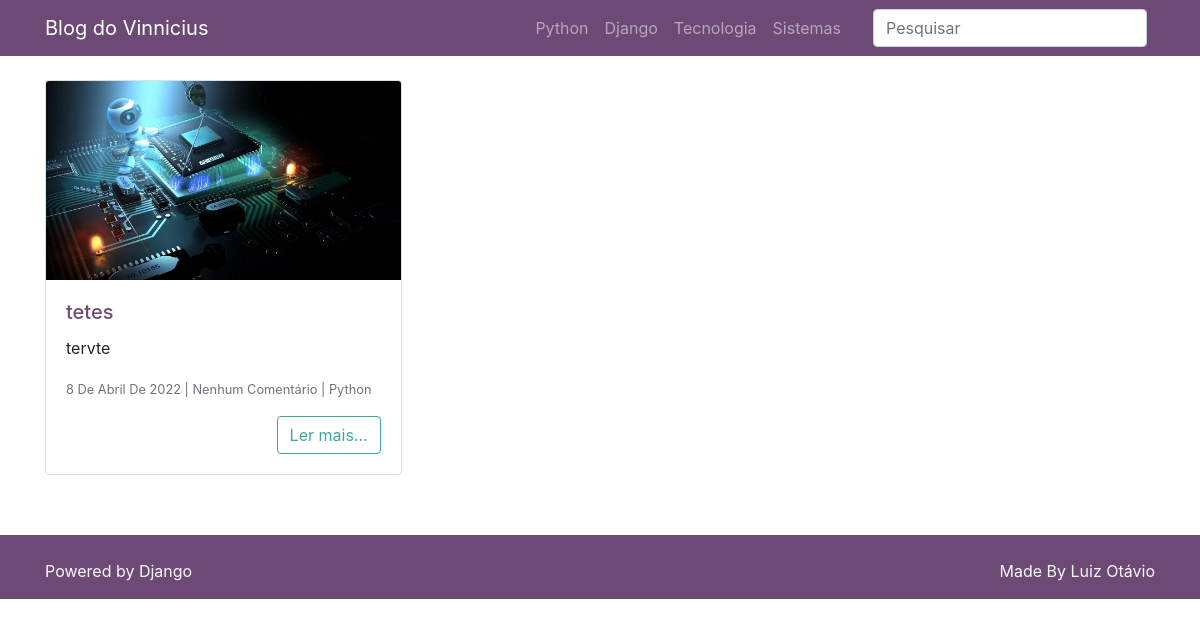
The page /categoria/python on the database its author committed.
### posts/models.py (models this page shows, shortened)
class Post(models.Model):
    titulo_post = models.CharField(max_length=255, verbose_name='Título')
    autor_post = models.ForeignKey(User, on_delete=models.DO_NOTHING, verbose_name='Autor')
    data_post = models.DateTimeField(default=timezone.now, verbose_name='Data')
    conteudo_post = models.TextField(verbose_name='Conteúdo')
    excerto_post = models.TextField(verbose_name='Excerto')
    categoria_post = models.ForeignKey(Categoria, on_delete=models.DO_NOTHING, blank=True,
                                       null=True, verbose_name='Categoria')
    imagem_post = models.ImageField(upload_to='post_img/%Y/%m/%d', blank=True,
                                    null=True, verbose_name='Imagem')
    publicado_post = models.BooleanField(default=False, verbose_name='Publicado')

### categorias/models.py (models this page shows)
class Categoria(models.Model):
    nome_cat = models.CharField(max_length=50)
    def __str__(self):
        return self.nome_cat

### posts/views.py (the view)
# urls.py: path('categoria/<str:categoria>', views.PostCategoria.as_view(), name='post_categorias'),
class PostCategoria(PostIndex):
    template_name = 'posts/post_categoria.html'
    def get_queryset(self):
        qs = super().get_queryset()
        categoria = self.kwargs.get('categoria', None)
        if not categoria:
            return qs
        qs = qs.filter(categoria_post__nome_cat__iexact=categoria)
        return qs

### posts/templatetags/omfilters.py (called while the page is built)
@register.filter(name='plural_comentarios')
def plural_comentarios(num_comentarios):
    try:
        num_comentarios = int(num_comentarios)
        if num_comentarios == 0:
            return 'Nenhum Comentário'
        elif num_comentarios == 1:
            return f'{num_comentarios} comentário'
        else:
            return f'{num_comentarios} comentários'
    except:
        return f'{num_comentarios} comentário(s)'

### posts/views.py (called while the page is built)
    def get_queryset(self):
        qs = super().get_queryset()
        qs = qs.select_related('categoria_post')
        qs = qs.order_by('-id')
        qs = qs.filter(publicado_post=True)
        qs = qs.annotate(
            numero_comentarios=Count(
                Case(
                    When(comentario__publicado_comentario=True, then=1)
                )
            )
        )
        return qs

### posts/templates/posts/post_categoria.html (shortened to what this page needs)
{% extends 'posts/index.html' %}

### posts/templates/posts/index.html (shortened to what this page needs)
{% extends 'base.html' %}
{% load humanize %}
{% load omfilters %}
{% block conteudo %}
    <div class="card-columns mt-4">
        {% for post in posts %}
            <div class="card">
                {% if post.imagem_post %}
                    <a href="{% url 'post_detalhes' post.id %}">
                        <img class="card-img-top"
                            src="{{ post.imagem_post.url }}"
                            alt="{{ post.titulo_post }}">
                    </a>
                {% endif %}
                <div class="card-body">
                    <h5 class="card-title">
                        <a href="{% url 'post_detalhes' post.id %}">
                            {{ post.titulo_post }}
                        </a>
                    </h5>
                    <p class="card-text">{{ post.excerto_post }}</p>
                    <p class="card-text">
                        <small class="text-muted">
                            {{ post.data_post|naturalday|title }} |
                            {{ post.numero_comentarios|plural_comentarios }} |
                            {{ post.categoria_post }}</small>
                    </p>
                    <div class="text-right">
                        <a href="{% url 'post_detalhes' post.id %}" class="btn btn-outline-secondary">Ler mais...</a>
                    </div>
                </div>
            </div>
        {% endfor %}
    </div>
{% endblock conteudo %}

### rows shown on the page
Post: imagem_post (picture), titulo_post "tetes", excerto_post "tervte", data_post "8 De Abril De 2022", numero_comentarios|plural_comentarios "Nenhum Comentário", categoria_post "Python"
